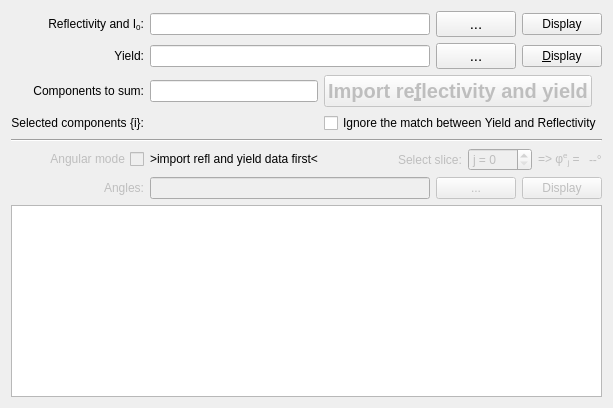
      <widget class="QWidget" name="tab_Import">
       <attribute name="title">
        <string>Import experimental data</string>
       </attribute>
       <layout class="QHBoxLayout" name="horizontalLayout_2" stretch="1,1">
        <item>
         <layout class="QGridLayout" name="gridLayout_12" rowstretch="0,0,0,0,0,0,0,0,0,0" columnstretch="0,0,0,0,0,0">
          <item row="6" column="0">
           <widget class="QCheckBox" name="checkBox_AngularModeToggle">
            <property name="enabled">
             <bool>false</bool>
            </property>
            <property name="sizePolicy">
             <sizepolicy hsizetype="Minimum" vsizetype="Fixed">
              <horstretch>0</horstretch>
              <verstretch>0</verstretch>
             </sizepolicy>
            </property>
            <property name="toolTip">
             <string comment="disam"/>
            </property>
            <property name="statusTip">
             <string/>
            </property>
            <property name="layoutDirection">
             <enum>Qt::RightToLeft</enum>
            </property>
            <property name="text">
             <string>Angular mode</string>
            </property>
           </widget>
          </item>
          <item row="0" column="5">
           <widget class="QPushButton" name="button_display_refl">
            <property name="sizePolicy">
             <sizepolicy hsizetype="Fixed" vsizetype="Fixed">
              <horstretch>0</horstretch>
              <verstretch>0</verstretch>
             </sizepolicy>
            </property>
            <property name="minimumSize">
             <size>
              <width>0</width>
              <height>0</height>
             </size>
            </property>
            <property name="text">
             <string>Display</string>
            </property>
           </widget>
          </item>
          <item row="0" column="4">
           <widget class="QPushButton" name="button_refl_file">
            <property name="sizePolicy">
             <sizepolicy hsizetype="Fixed" vsizetype="Fixed">
              <horstretch>0</horstretch>
              <verstretch>0</verstretch>
             </sizepolicy>
            </property>
            <property name="minimumSize">
             <size>
              <width>0</width>
              <height>0</height>
             </size>
            </property>
            <property name="font">
             <font>
              <pointsize>11</pointsize>
             </font>
            </property>
            <property name="toolTip">
             <string>Find the file</string>
            </property>
            <property name="text">
             <string>...</string>
            </property>
           </widget>
          </item>
          <item row="3" column="3" colspan="3">
           <widget class="QCheckBox" name="checkBox_ignore_hvCheck">
            <property name="text">
             <string>Ignore the match between Yield and Reflectivity</string>
            </property>
           </widget>
          </item>
          <item row="2" column="3" colspan="3">
           <widget class="QPushButton" name="button_import">
            <property name="enabled">
             <bool>false</bool>
            </property>
            <property name="sizePolicy">
             <sizepolicy hsizetype="Fixed" vsizetype="Fixed">
              <horstretch>0</horstretch>
              <verstretch>0</verstretch>
             </sizepolicy>
            </property>
            <property name="minimumSize">
             <size>
              <width>0</width>
              <height>0</height>
             </size>
            </property>
            <property name="font">
             <font>
              <pointsize>15</pointsize>
              <weight>75</weight>
              <bold>true</bold>
             </font>
            </property>
            <property name="text">
             <string>Import re&amp;flectivity and yield</string>
            </property>
           </widget>
          </item>
          <item row="1" column="5">
           <widget class="QPushButton" name="button_display_ey">
            <property name="sizePolicy">
             <sizepolicy hsizetype="Fixed" vsizetype="Fixed">
              <horstretch>0</horstretch>
              <verstretch>0</verstretch>
             </sizepolicy>
            </property>
            <property name="minimumSize">
             <size>
              <width>0</width>
              <height>0</height>
             </size>
            </property>
            <property name="maximumSize">
             <size>
              <width>16777215</width>
              <height>16777215</height>
             </size>
            </property>
            <property name="text">
             <string>&amp;Display</string>
            </property>
           </widget>
          </item>
          <item row="4" column="0" colspan="6">
           <widget class="Line" name="line">
            <property name="orientation">
             <enum>Qt::Horizontal</enum>
            </property>
           </widget>
          </item>
          <item row="1" column="4">
           <widget class="QPushButton" name="button_ey_file">
            <property name="sizePolicy">
             <sizepolicy hsizetype="Fixed" vsizetype="Fixed">
              <horstretch>0</horstretch>
              <verstretch>0</verstretch>
             </sizepolicy>
            </property>
            <property name="minimumSize">
             <size>
              <width>0</width>
              <height>0</height>
             </size>
            </property>
            <property name="font">
             <font>
              <pointsize>11</pointsize>
             </font>
            </property>
            <property name="toolTip">
             <string>Find the file</string>
            </property>
            <property name="text">
             <string>...</string>
            </property>
           </widget>
          </item>
          <item row="9" column="0" colspan="6">
           <widget class="QTextEdit" name="display_window">
            <property name="lineWrapMode">
             <enum>QTextEdit::NoWrap</enum>
            </property>
            <property name="readOnly">
             <bool>true</bool>
            </property>
           </widget>
          </item>
          <item row="0" column="0">
           <widget class="QLabel" name="label_32">
            <property name="text">
             <string>&lt;html&gt;&lt;head/&gt;&lt;body&gt;&lt;p&gt;Reflectivity and I&lt;span style=&quot; vertical-align:sub;&quot;&gt;0&lt;/span&gt;:&lt;/p&gt;&lt;/body&gt;&lt;/html&gt;</string>
            </property>
            <property name="alignment">
             <set>Qt::AlignRight|Qt::AlignTrailing|Qt::AlignVCenter</set>
            </property>
           </widget>
          </item>
          <item row="1" column="0">
           <widget class="QLabel" name="label_41">
            <property name="text">
             <string>Yield:</string>
            </property>
            <property name="alignment">
             <set>Qt::AlignRight|Qt::AlignTrailing|Qt::AlignVCenter</set>
            </property>
           </widget>
          </item>
          <item row="3" column="0">
           <widget class="QLabel" name="label_17">
            <property name="layoutDirection">
             <enum>Qt::LeftToRight</enum>
            </property>
            <property name="text">
             <string>Selected components {i}:</string>
            </property>
            <property name="alignment">
             <set>Qt::AlignRight|Qt::AlignTrailing|Qt::AlignVCenter</set>
            </property>
           </widget>
          </item>
          <item row="2" column="0">
           <widget class="QLabel" name="label_signal">
            <property name="text">
             <string>Components to sum:</string>
            </property>
            <property name="alignment">
             <set>Qt::AlignRight|Qt::AlignTrailing|Qt::AlignVCenter</set>
            </property>
           </widget>
          </item>
          <item row="0" column="1" colspan="3">
           <widget class="QLineEdit" name="refl_name">
            <property name="enabled">
             <bool>true</bool>
            </property>
            <property name="sizePolicy">
             <sizepolicy hsizetype="Minimum" vsizetype="Fixed">
              <horstretch>0</horstretch>
              <verstretch>0</verstretch>
             </sizepolicy>
            </property>
            <property name="minimumSize">
             <size>
              <width>0</width>
              <height>0</height>
             </size>
            </property>
            <property name="readOnly">
             <bool>true</bool>
            </property>
           </widget>
          </item>
          <item row="1" column="1" colspan="3">
           <widget class="QLineEdit" name="ey_name">
            <property name="enabled">
             <bool>true</bool>
            </property>
            <property name="sizePolicy">
             <sizepolicy hsizetype="Expanding" vsizetype="Fixed">
              <horstretch>0</horstretch>
              <verstretch>0</verstretch>
             </sizepolicy>
            </property>
            <property name="minimumSize">
             <size>
              <width>0</width>
              <height>0</height>
             </size>
            </property>
            <property name="readOnly">
             <bool>true</bool>
            </property>
           </widget>
          </item>
          <item row="2" column="1" colspan="2">
           <widget class="QLineEdit" name="signal_name">
            <property name="enabled">
             <bool>true</bool>
            </property>
            <property name="sizePolicy">
             <sizepolicy hsizetype="Minimum" vsizetype="Fixed">
              <horstretch>0</horstretch>
              <verstretch>0</verstretch>
             </sizepolicy>
            </property>
            <property name="minimumSize">
             <size>
              <width>0</width>
              <height>0</height>
             </size>
            </property>
            <property name="echoMode">
             <enum>QLineEdit::Normal</enum>
            </property>
           </widget>
          </item>
          <item row="3" column="1" colspan="2">
           <widget class="QLabel" name="column_name_label">
            <property name="text">
             <string/>
            </property>
           </widget>
          </item>
          <item row="8" column="4">
           <widget class="QPushButton" name="button_angles_file">
            <property name="enabled">
             <bool>false</bool>
            </property>
            <property name="text">
             <string>...</string>
            </property>
           </widget>
          </item>
          <item row="8" column="5">
           <widget class="QPushButton" name="button_display_angles">
            <property name="enabled">
             <bool>false</bool>
            </property>
            <property name="text">
             <string>Display</string>
            </property>
           </widget>
          </item>
          <item row="8" column="1" colspan="3">
           <widget class="QLineEdit" name="lineEdit_angles_path">
            <property name="enabled">
             <bool>false</bool>
            </property>
           </widget>
          </item>
          <item row="8" column="0">
           <widget class="QLabel" name="label_angles">
            <property name="enabled">
             <bool>false</bool>
            </property>
            <property name="text">
             <string>Angles:</string>
            </property>
            <property name="alignment">
             <set>Qt::AlignRight|Qt::AlignTrailing|Qt::AlignVCenter</set>
            </property>
           </widget>
          </item>
          <item row="6" column="3" colspan="3">
           <layout class="QHBoxLayout" name="horizontalLayout_7">
            <item>
             <spacer name="horizontalSpacer_2">
              <property name="orientation">
               <enum>Qt::Horizontal</enum>
              </property>
              <property name="sizeHint" stdset="0">
               <size>
                <width>40</width>
                <height>20</height>
               </size>
              </property>
             </spacer>
            </item>
            <item>
             <widget class="QLabel" name="label_select_slice">
              <property name="enabled">
               <bool>false</bool>
              </property>
              <property name="text">
               <string>Select slice:</string>
              </property>
             </widget>
            </item>
            <item>
             <widget class="QSpinBox" name="spinBox_SelectedSlice">
              <property name="enabled">
               <bool>false</bool>
              </property>
              <property name="toolTip">
               <string>Select the slice you want to analize in the further tabs.</string>
              </property>
              <property name="suffix">
               <string/>
              </property>
              <property name="prefix">
               <string>j = </string>
              </property>
              <property name="minimum">
               <number>0</number>
              </property>
              <property name="maximum">
               <number>999</number>
              </property>
              <property name="value">
               <number>0</number>
              </property>
             </widget>
            </item>
            <item>
             <widget class="QLabel" name="label_sliceAngle">
              <property name="enabled">
               <bool>false</bool>
              </property>
              <property name="text">
               <string>&lt;html&gt;&lt;head/&gt;&lt;body&gt;&lt;p&gt;=&amp;gt; φ&lt;span style=&quot; vertical-align:super;&quot;&gt;e&lt;/span&gt;&lt;span style=&quot; vertical-align:sub;&quot;&gt;j&lt;/span&gt; = &lt;/p&gt;&lt;/body&gt;&lt;/html&gt;</string>
              </property>
             </widget>
            </item>
            <item>
             <widget class="QLabel" name="label_AngleOfSlice">
              <property name="enabled">
               <bool>false</bool>
              </property>
              <property name="toolTip">
               <string>Angle that corresponds to you chosen slice. This is calculated from the angle range you have selected in MCP Angles.</string>
              </property>
              <property name="text">
               <string>--°</string>
              </property>
             </widget>
            </item>
           </layout>
          </item>
          <item row="6" column="1" colspan="2">
           <widget class="QLabel" name="label_angles_file_info">
            <property name="text">
             <string>&gt;import refl and yield data first&lt;</string>
            </property>
           </widget>
          </item>
         </layout>
        </item>
        <item>
         <layout class="QVBoxLayout" name="verticalLayout_127" stretch="0,0">
          <item>
           <layout class="QHBoxLayout" name="horizontalLayout_raw_refl"/>
          </item>
          <item>
           <layout class="QHBoxLayout" name="horizontalLayout_raw_ey"/>
          </item>
         </layout>
        </item>
       </layout>
      </widget>
